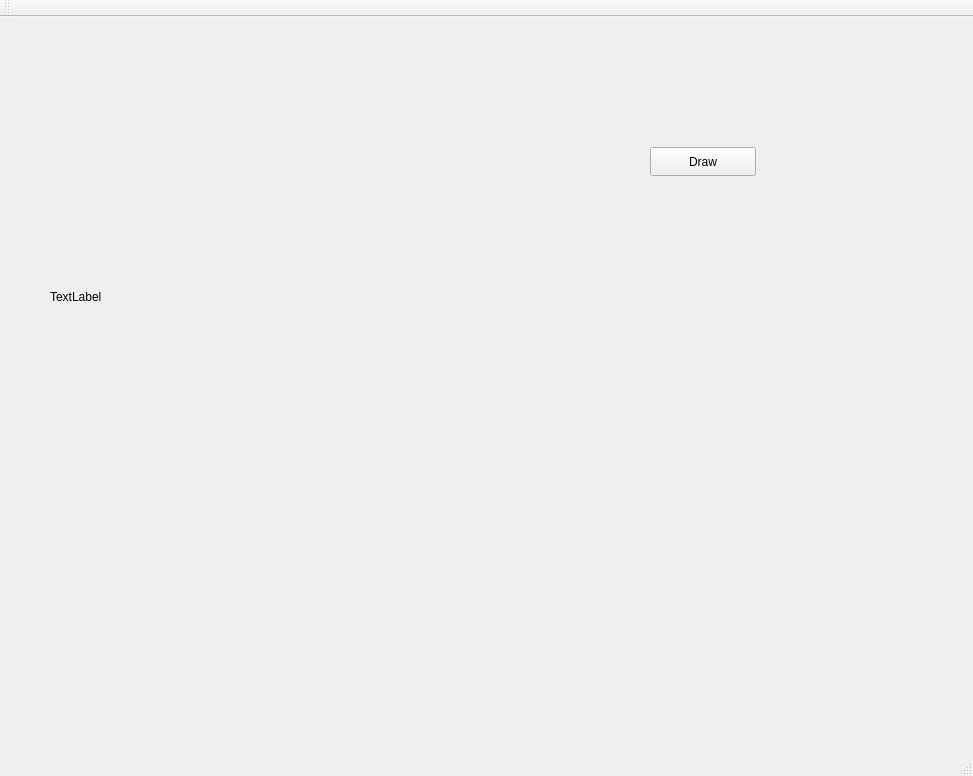
<?xml version="1.0" encoding="UTF-8"?>
<ui version="4.0">
 <class>MainWindow</class>
 <widget class="QMainWindow" name="MainWindow">
  <property name="geometry">
   <rect>
    <x>0</x>
    <y>0</y>
    <width>973</width>
    <height>776</height>
   </rect>
  </property>
  <property name="windowTitle">
   <string>MainWindow</string>
  </property>
  <widget class="QWidget" name="centralWidget">
   <widget class="QLabel" name="label">
    <property name="geometry">
     <rect>
      <x>50</x>
      <y>80</y>
      <width>400</width>
      <height>400</height>
     </rect>
    </property>
    <property name="minimumSize">
     <size>
      <width>400</width>
      <height>400</height>
     </size>
    </property>
    <property name="text">
     <string>TextLabel</string>
    </property>
   </widget>
   <widget class="QPushButton" name="pushButton">
    <property name="geometry">
     <rect>
      <x>650</x>
      <y>130</y>
      <width>106</width>
      <height>29</height>
     </rect>
    </property>
    <property name="text">
     <string>Draw</string>
    </property>
   </widget>
  </widget>
  <widget class="QMenuBar" name="menuBar">
   <property name="geometry">
    <rect>
     <x>0</x>
     <y>0</y>
     <width>973</width>
     <height>26</height>
    </rect>
   </property>
  </widget>
  <widget class="QToolBar" name="mainToolBar">
   <attribute name="toolBarArea">
    <enum>TopToolBarArea</enum>
   </attribute>
   <attribute name="toolBarBreak">
    <bool>false</bool>
   </attribute>
  </widget>
  <widget class="QStatusBar" name="statusBar"/>
 </widget>
 <layoutdefault spacing="6" margin="11"/>
 <resources/>
 <connections/>
</ui>
